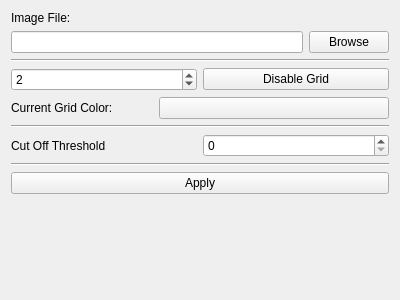
<?xml version="1.0" encoding="UTF-8"?>
<ui version="4.0">
 <class>MenuWidget</class>
 <widget class="QWidget" name="MenuWidget">
  <property name="geometry">
   <rect>
    <x>0</x>
    <y>0</y>
    <width>400</width>
    <height>300</height>
   </rect>
  </property>
  <property name="windowTitle">
   <string>Form</string>
  </property>
  <layout class="QVBoxLayout" name="verticalLayout">
   <item>
    <widget class="QLabel" name="ImageFileLabel">
     <property name="sizePolicy">
      <sizepolicy hsizetype="Preferred" vsizetype="Maximum">
       <horstretch>0</horstretch>
       <verstretch>0</verstretch>
      </sizepolicy>
     </property>
     <property name="text">
      <string>Image File:</string>
     </property>
    </widget>
   </item>
   <item>
    <layout class="QHBoxLayout" name="ImageFileLayout">
     <item>
      <widget class="QLineEdit" name="ImagePathLineEdit"/>
     </item>
     <item>
      <widget class="QPushButton" name="ImageBrowseButton">
       <property name="text">
        <string>Browse</string>
       </property>
      </widget>
     </item>
    </layout>
   </item>
   <item>
    <widget class="Line" name="line">
     <property name="orientation">
      <enum>Qt::Orientation::Horizontal</enum>
     </property>
    </widget>
   </item>
   <item>
    <layout class="QHBoxLayout" name="GridLayout">
     <property name="topMargin">
      <number>0</number>
     </property>
     <item>
      <widget class="QSpinBox" name="GridSizeSpinBox">
       <property name="minimum">
        <number>1</number>
       </property>
       <property name="maximum">
        <number>100</number>
       </property>
       <property name="value">
        <number>2</number>
       </property>
      </widget>
     </item>
     <item>
      <widget class="QPushButton" name="ToggleGridButton">
       <property name="text">
        <string>Disable Grid</string>
       </property>
      </widget>
     </item>
    </layout>
   </item>
   <item>
    <layout class="QHBoxLayout" name="GridColorLayout">
     <property name="topMargin">
      <number>0</number>
     </property>
     <item>
      <widget class="QLabel" name="GridColorLabel">
       <property name="sizePolicy">
        <sizepolicy hsizetype="Maximum" vsizetype="Preferred">
         <horstretch>0</horstretch>
         <verstretch>0</verstretch>
        </sizepolicy>
       </property>
       <property name="text">
        <string>Current Grid Color:</string>
       </property>
      </widget>
     </item>
     <item>
      <spacer name="horizontalSpacer">
       <property name="orientation">
        <enum>Qt::Orientation::Horizontal</enum>
       </property>
       <property name="sizeType">
        <enum>QSizePolicy::Policy::Maximum</enum>
       </property>
       <property name="sizeHint" stdset="0">
        <size>
         <width>40</width>
         <height>20</height>
        </size>
       </property>
      </spacer>
     </item>
     <item>
      <widget class="QPushButton" name="GridColorValue">
       <property name="text">
        <string notr="true"/>
       </property>
      </widget>
     </item>
    </layout>
   </item>
   <item>
    <widget class="Line" name="line_3">
     <property name="orientation">
      <enum>Qt::Orientation::Horizontal</enum>
     </property>
    </widget>
   </item>
   <item>
    <layout class="QHBoxLayout" name="CutOffThresholdLayout">
     <property name="topMargin">
      <number>0</number>
     </property>
     <item>
      <widget class="QLabel" name="CutOffThresholdLabel">
       <property name="text">
        <string>Cut Off Threshold</string>
       </property>
      </widget>
     </item>
     <item>
      <widget class="QSpinBox" name="CutOffThresholdSpinBox">
       <property name="maximum">
        <number>100</number>
       </property>
      </widget>
     </item>
    </layout>
   </item>
   <item>
    <widget class="Line" name="line_2">
     <property name="orientation">
      <enum>Qt::Orientation::Horizontal</enum>
     </property>
    </widget>
   </item>
   <item>
    <widget class="QPushButton" name="ApplyButton">
     <property name="text">
      <string>Apply</string>
     </property>
    </widget>
   </item>
   <item>
    <spacer name="verticalSpacer">
     <property name="orientation">
      <enum>Qt::Orientation::Vertical</enum>
     </property>
     <property name="sizeHint" stdset="0">
      <size>
       <width>20</width>
       <height>40</height>
      </size>
     </property>
    </spacer>
   </item>
  </layout>
 </widget>
 <resources/>
 <connections/>
</ui>
